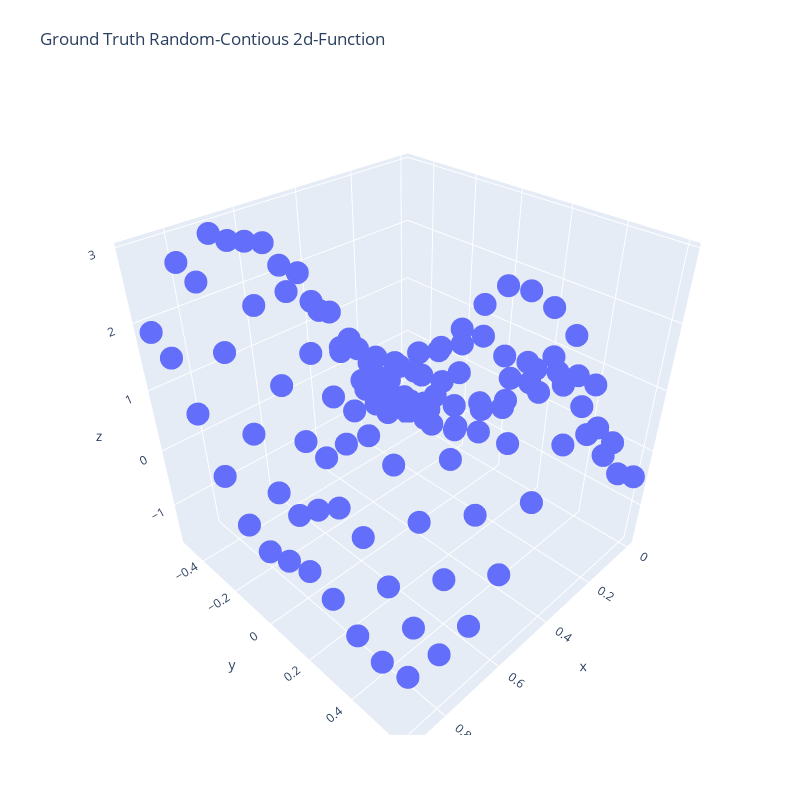

Notebook code for this chart:
### Markdown cell above
## Instrument Function

### Code cell
dr_x   = np.array([0.1, 0.1])
domain = np.array([[ 0.0, 1.0],
                   [-0.5,  0.7]])
f = RCF(domain, dr_x)

plot2d(xdata = f.D_ix, ydata=f.D_iX)

######
def math_function(x_data):
    #return np.sin(np.linalg.norm(x_data, axis=1))
    return f.evalulate(x_data)


def gpcam_to_h5(data, filename="to_vintrument.h5"):
    """
    this function reads gpcam's data, and creates an h5 file (to be read by the intrument)
    GIVEN : data : List[dic]
    """

    to_analyze=[]
    for entry in data:
        to_analyze.append(entry["x_data"])
    to_analyze = np.asarray(to_analyze) ## make into a np.array, D_ax

    h5f = h5py.File(filename, "w")
    h5f.create_dataset("dataset_1", data=to_analyze)
    h5f.close()
    return None

def h5_to_vinstrument(filename="to_vintrument.h5"):
    """
    this function reads a h5 file, to obtain a 2d-numpy.array (to be used by the virtual-intrument)
    GIVEN :
    GET   :
    """

    h5f    = h5py.File(filename, "r")
    x_data = np.asarray(h5f.get('dataset_1'))
    h5f.close()

    return x_data ### numpy.array of dimensions ( samples , coordinates ) i.e. D_ax

def vinstrument_to_h5(y_data, filename="from_vintrument.h5"):
    """
    this function obtained the vintrument's y_data, along with other meta-data saves to an h5
    GIVEN : y_data (D_aX)
    """

    h5f = h5py.File(filename, "w")
    h5f.create_dataset("dataset_1", data=y_data)
    h5f.close()
    return None

def h5_to_gpcam(data, filename="from_vintrument.h5"):
    """
    this function updates gpcam's 'data' variable (List[dic]), by reading a h5 file.
    """
    h5f    = h5py.File(filename, "r")
    y_data = np.asarray(h5f["dataset_1"]) ## D_aX
    h5f.close()

    for a, entry in enumerate(data):
        entry["y_data"] = y_data[a]

    return data

def vinstrument():

    x_data = h5_to_vinstrument()

    y_data = math_function(x_data)

    vinstrument_to_h5(y_data)

    return None

def instrument(data):

    ### gpcam -> h5 (x-coordinates only)
    gpcam_to_h5(data)

    ### vintrument()
    vinstrument()

    ### h5 -> gpcam (everything)
    data = h5_to_gpcam(data)

    return data

### Figure 1 — Plotly figure (JSON) as saved in the notebook; plotly's stock layout.template omitted (floating-point values rounded to 4 significant figures)
{"data": [{"mode": "markers", "type": "scatter3d", "x": [0, 0.1, 0.2, 0.3, 0.4, 0.5, 0.6, 0.7, 0.8, 0.9, 0, 0.1, 0.2, 0.3, 0.4, 0.5, 0.6, 0.7, 0.8, 0.9, 0, 0.1, 0.2, 0.3, 0.4, 0.5, 0.6, 0.7, 0.8, 0.9, 0, 0.1, 0.2, 0.3, 0.4, 0.5, 0.6, 0.7, 0.8, 0.9, 0, 0.1, 0.2, 0.3, 0.4, 0.5, 0.6, 0.7, 0.8, 0.9, 0, 0.1, 0.2, 0.3, 0.4, 0.5, 0.6, 0.7, 0.8, 0.9, 0, 0.1, 0.2, 0.3, 0.4, 0.5, 0.6, 0.7, 0.8, 0.9, 0, 0.1, 0.2, 0.3, 0.4, 0.5, 0.6, 0.7, 0.8, 0.9, 0, 0.1, 0.2, 0.3, 0.4, 0.5, 0.6, 0.7, 0.8, 0.9, 0, 0.1, 0.2, 0.3, 0.4, 0.5, 0.6, 0.7, 0.8, 0.9, 0, 0.1, 0.2, 0.3, 0.4, 0.5, 0.6, 0.7, 0.8, 0.9, 0, 0.1, 0.2, 0.3, 0.4, 0.5, 0.6, 0.7, 0.8, 0.9], "y": [-0.5, -0.5, -0.5, -0.5, -0.5, -0.5, -0.5, -0.5, -0.5, -0.5, -0.4, -0.4, -0.4, -0.4, -0.4, -0.4, -0.4, -0.4, -0.4, -0.4, -0.3, -0.3, -0.3, -0.3, -0.3, -0.3, -0.3, -0.3, -0.3, -0.3, -0.2, -0.2, -0.2, -0.2, -0.2, -0.2, -0.2, -0.2, -0.2, -0.2, -0.1, -0.1, -0.1, -0.1, -0.1, -0.1, -0.1, -0.1, -0.1, -0.1, -1.11e-16, -1.11e-16, -1.11e-16, -1.11e-16, -1.11e-16, -1.11e-16, -1.11e-16, -1.11e-16, -1.11e-16, -1.11e-16, 0.1, 0.1, 0.1, 0.1, 0.1, 0.1, 0.1, 0.1, 0.1, 0.1, 0.2, 0.2, 0.2, 0.2, 0.2, 0.2, 0.2, 0.2, 0.2, 0.2, 0.3, 0.3, 0.3, 0.3, 0.3, 0.3, 0.3, 0.3, 0.3, 0.3, 0.4, 0.4, 0.4, 0.4, 0.4, 0.4, 0.4, 0.4, 0.4, 0.4, 0.5, 0.5, 0.5, 0.5, 0.5, 0.5, 0.5, 0.5, 0.5, 0.5, 0.6, 0.6, 0.6, 0.6, 0.6, 0.6, 0.6, 0.6, 0.6, 0.6], "z": [-1.611, -1.355, -0.6226, 0.4055, 1.397, 2.133, 2.633, 2.886, 2.656, 1.877, -1.193, -0.8177, -0.2088, 0.5541, 1.376, 2.157, 2.736, 2.915, 2.534, 1.681, -0.5498, -0.1936, 0.1963, 0.5811, 1.097, 1.742, 2.198, 2.185, 1.722, 1.043, 0.3579, 0.5043, 0.6164, 0.6633, 0.878, 1.273, 1.457, 1.192, 0.6816, 0.2761, 1.214, 0.9884, 0.8261, 0.697, 0.773, 0.9997, 0.9726, 0.5131, -0.05734, -0.2935, 1.666, 1.033, 0.6301, 0.4695, 0.6225, 0.9326, 0.9549, 0.475, -0.1857, -0.4797, 1.728, 0.8726, 0.303, 0.1399, 0.4393, 0.9854, 1.262, 0.9186, 0.1707, -0.3469, 1.617, 0.9455, 0.4212, 0.2594, 0.5601, 1.142, 1.52, 1.264, 0.4691, -0.219, 1.338, 1.211, 1.024, 0.9859, 1.15, 1.397, 1.463, 1.066, 0.2754, -0.3734, 0.7151, 1.094, 1.376, 1.641, 1.739, 1.543, 1.096, 0.4551, -0.2348, -0.6677, -0.07555, 0.4469, 1.044, 1.6, 1.736, 1.275, 0.505, -0.1831, -0.6095, -0.7647, -0.4613, -0.1114, 0.4878, 1.088, 1.205, 0.6417, -0.1699, -0.6568, -0.7174, -0.6405]}], "layout": {"autosize": true, "height": 800, "margin": {"b": 65, "l": 65, "r": 50, "t": 90}, "title": {"text": "Ground Truth Random-Contious 2d-Function"}, "width": 800}}
